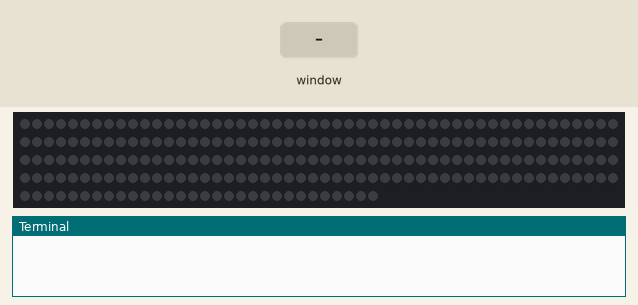
The program below on a simulated Raspberry Pi (BCM pin numbers). On the bench: 230 RGB LEDs in strip order, left to right, continuing on the next row, the last lines printed to the terminal. The inputs (shaded band) are chosen by the test bench. The desktop window is not drawn, its controls go by their first labels and the mouse button is held 0.15 s; threads take turns every 2 ms.

Above: at 1.2 s.
1.3 s: control labelled "preset 1" in the window clicked
At 1.46 s:
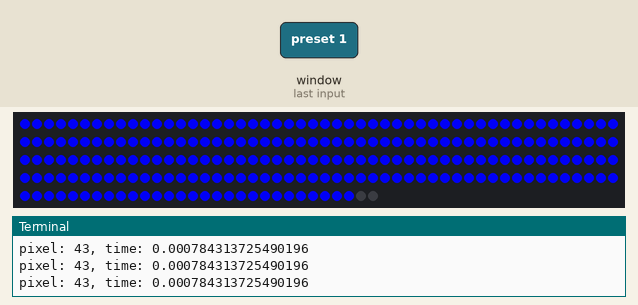
3.7 s: control labelled "LED ON" in the window clicked
At 3.89 s:
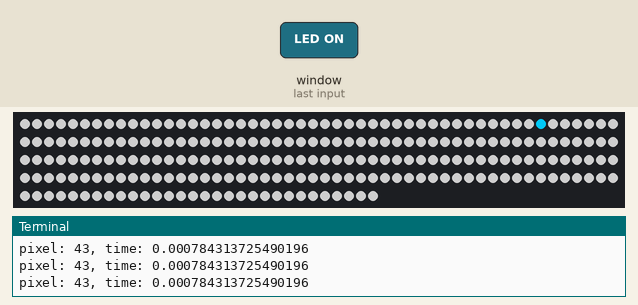
6.1 s: control labelled "LED OFF" in the window clicked
At 6.32 s:
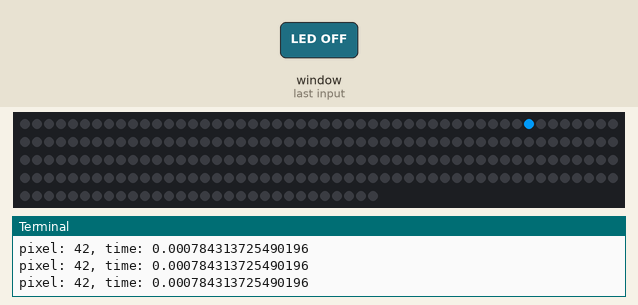
8.5 s: control labelled "Red +" in the window clicked
At 8.75 s:
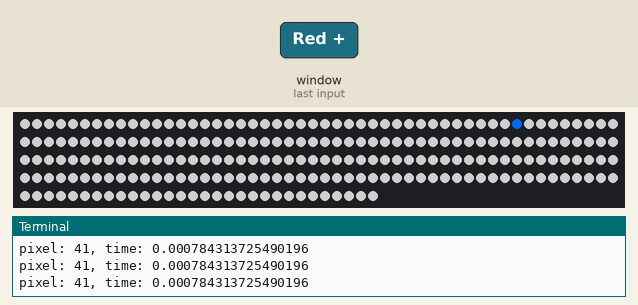
10.1 s: control labelled "Red -" in the window clicked
11.6 s: control labelled "Green +" in the window clicked
Timing chart, 0 to 14.1 s (numbered marks = the images above; inputs shaded):
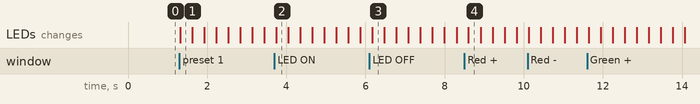

The program:

gui2.py
```python
import tkinter as tk
import tkinter.font as TkFont
import threading
import time
import board
import neopixel

pixel_pin = board.D18
num_pixels = 230
ORDER = neopixel.GRB

liveRed = 128
liveGreen = 128
liveBlue = 128

winHeight = 450
myrepeat = 25

pixels = neopixel.NeoPixel(
    pixel_pin, num_pixels, brightness=0.9, auto_write=False, pixel_order=ORDER
)

window = tk.Tk()
myFont = TkFont.Font(family = 'Helvetica', size = 28, weight = 'bold')


def ledON():
	global liveRed, liveGreen, liveBlue
	print("LED ON button pressed")
	pixels.fill((liveRed, liveGreen, liveBlue))
	pixels.show()

def ledOFF():
	global liveRed, liveGreen, liveBlue
	print("LED OFF button pressed")
	pixels.fill((0, 0, 0))
	pixels.show()

def ledRedUp():
	global liveRed, liveGreen, liveBlue
	if liveRed < 255 :
		liveRed = liveRed + 1
	print("LED red up button pressed, red:{red} green:{green} blue:{blue}".format(red=liveRed,green=liveGreen,blue=liveBlue))
	ledRedLabelButton["text"] = "Red: {red}".format(red=liveRed)
	pixels.fill((liveRed, liveGreen, liveBlue))
	pixels.show()

def ledRedDown():
	global liveRed, liveGreen, liveBlue
	if liveRed > 0 :
		liveRed = liveRed - 1
	print("LED red down button pressed, red:{red} green:{green} blue:{blue}".format(red=liveRed,green=liveGreen,blue=liveBlue))
	ledRedLabelButton["text"] = "Red: {red}".format(red=liveRed)
	pixels.fill((liveRed, liveGreen, liveBlue))
	pixels.show()

def ledGreenUp():
        global liveRed, liveGreen, liveBlue
        if liveGreen < 255 :
                liveGreen = liveGreen + 1
        print("LED green up button pressed, red:{red} green:{green} blue:{blue}".format(red=liveRed,green=liveGreen,blue=liveBlue))
        ledGreenLabelButton["text"] = "Green: {green}".format(green=liveGreen)
        pixels.fill((liveRed, liveGreen, liveBlue))
        pixels.show()

def ledGreenDown():
        global liveRed, liveGreen, liveBlue
        if liveGreen > 0 :
                liveGreen = liveGreen - 1
        print("LED green down button pressed, red:{red} green:{green} blue:{blue}".format(red=liveRed,green=liveGreen,blue=liveBlue))
        ledGreenLabelButton["text"] = "Green: {green}".format(green=liveGreen)
        pixels.fill((liveRed, liveGreen, liveBlue))
        pixels.show()

def ledBlueUp():
        global liveRed, liveGreen, liveBlue
        if liveBlue < 255 :
                liveBlue = liveBlue + 1
        print("LED Blue up button pressed, red:{red} green:{green} blue:{blue}".format(red=liveRed,green=liveGreen,blue=liveBlue))
        ledBlueLabelButton["text"] = "Blue: {blue}".format(blue=liveBlue)
        pixels.fill((liveRed, liveGreen, liveBlue))
        pixels.show()

def ledBlueDown():
        global liveRed, liveGreen, liveBlue
        if liveBlue > 0 :
                liveBlue = liveBlue - 1
        print("LED Blue down button pressed, red:{red} green:{green} blue:{blue}".format(red=liveRed,green=liveGreen,blue=liveBlue))
        ledBlueLabelButton["text"] = "Blue: {blue}".format(blue=liveBlue)
        pixels.fill((liveRed, liveGreen, liveBlue))
        pixels.show()


def exitProgram():
	print("Exit Button pressed")
	pixels.fill((0, 0, 0))
	pixels.show()
	window.quit()

def myPixel(x):
        # first strand starts at top and goes down
        # this allows linear address from end to end
        if x <= 43:
                x = 43 - x
        return x


def loadPreset():
        #0-43 top to bottom Right
        #44-185 right to left
        #186-229 top to bottom Left
        print("preset 1 pressed")
        t1=threading.Thread(target=northernLights)
        t1.start()

        #for x in range(0, 43):
        #        pixels[x] = (0,0,255)
        #for x in range(44, 185):
        #        pixels[x]= (0,255,255)
        #for x in range(186,229):
        #        pixels[x] = (0,0,255)
        #pixels.show()

def fade(pixel, fadeTime = 0.2,fadeStart = 0,fadeEnd = 255):
        if fadeEnd > fadeStart:
                dist = fadeEnd - fadeStart
        else:
                dist = fadeStart - fadeEnd
        fadeLength = 1/(dist/fadeTime)
        for x in range(fadeStart, fadeEnd):
                pixels[pixel] = (0,x,255)
                pixels.show()
                print("pixel: {pixel}, time: {fadeLength}".format(pixel=pixel,fadeLength=fadeLength ))
                time.sleep(fadeLength)


def northernLights():
        #0-43 top to bottom Right
        #44-185 right to left
        #186-229 top to bottom Left
        print("preset 1 pressed")
        for x in range(0, 228):
                pixels[x] = (0,0,255)
        pixels.show()
        for x in range(0,228):
                print (x)
                fade(myPixel(x))
                if x < 43:
                        fade(myPixel(x) + 1, fadeStart = 255, fadeEnd = 0)
                elif x == 44:
                        fade(myPixel(x - 1), fadeStart = 255, fadeEnd = 0)
                else:
                        fade(myPixel(x) - 1, fadeStart = 255, fadeEnd = 0)


frameONOFF = tk.Frame(master=window, width=200, height=winHeight, bg="gray")

exitButton  = tk.Button(frameONOFF, text = "Exit", font = myFont, command = exitProgram, height =2 , width = 6)
exitButton.pack(side = tk.BOTTOM)

ledONButton = tk.Button(frameONOFF, text = "LED ON", font = myFont, command = ledON, height = 2, width =8 )
ledONButton.pack(side = tk.TOP)
ledONButton = tk.Button(frameONOFF, text = "LED OFF", font = myFont, command = ledOFF, height = 2, width =8 )
ledONButton.pack(side = tk.TOP)

frameONOFF.pack(fill=tk.Y, side=tk.LEFT)

frameRED = tk.Frame(master=window, width=200, bg="red")
ledRedUpButton = tk.Button(frameRED, text = "Red +", repeatdelay=500, repeatinterval=myrepeat, font = myFont, command = ledRedUp, height = 2, width =8 )
ledRedUpButton.pack(side = tk.TOP)
ledRedLabelButton = tk.Button(frameRED, text = "Red: {red}".format(red=liveRed), font = myFont, height = 2, width =8 )
ledRedLabelButton.pack(side = tk.TOP)
ledRedDownButton = tk.Button(frameRED, text = "Red -", repeatdelay=500, repeatinterval=myrepeat, font = myFont, command = ledRedDown, height = 2, width =8 )
ledRedDownButton.pack(side = tk.TOP)
frameRED.pack(fill=tk.Y, side=tk.LEFT)

frameGREEN = tk.Frame(master=window, width=200, bg="green")
ledGreenUpButton = tk.Button(frameGREEN, text = "Green +", repeatdelay=500, repeatinterval=myrepeat, font = myFont, command = ledGreenUp, height = 2, width =8 )
ledGreenUpButton.pack(side = tk.TOP)
ledGreenLabelButton = tk.Button(frameGREEN, text = "Green: {green}".format(green=liveGreen), font = myFont, height = 2, width =8 )
ledGreenLabelButton.pack(side = tk.TOP)
ledGreenDownButton = tk.Button(frameGREEN, text = "Green -", repeatdelay=500, repeatinterval=myrepeat, font = myFont, command = ledGreenDown, height = 2, width =8 )
ledGreenDownButton.pack(side = tk.TOP)
frameGREEN.pack(fill=tk.Y, side=tk.LEFT)

frameBLUE = tk.Frame(master=window, width=200, bg="blue")
ledBlueUpButton = tk.Button(frameBLUE, text = "Blue +", repeatdelay=500, repeatinterval=myrepeat, font = myFont, command = ledBlueUp, height = 2, width =8 )
ledBlueUpButton.pack(side = tk.TOP)
ledBlueLabelButton = tk.Button(frameBLUE, text = "Blue: {blue}".format(blue=liveBlue), font = myFont, height = 2, width =8 )
ledBlueLabelButton.pack(side = tk.TOP)
ledBlueDownButton = tk.Button(frameBLUE, text = "Blue -", repeatdelay=500, repeatinterval=myrepeat, font = myFont, command = ledBlueDown, height = 2, width =8 )
ledBlueDownButton.pack(side = tk.TOP)
ledPreset1Button = tk.Button(frameBLUE, text = "preset 1", font = myFont, command = loadPreset, height = 2, width =8 )
ledPreset1Button.pack(side = tk.BOTTOM)
frameBLUE.pack(fill=tk.Y, side=tk.LEFT)

window.attributes('-fullscreen', True)
window.mainloop()
```

Measured:
- after the input at 1.3 s, the LEDs: change at once (image 1)
- after the input at 3.7 s, the LEDs: change at once (image 2)
- after the input at 6.1 s, the LEDs: change after 0.07 s (image 3)
- after the input at 8.5 s, the LEDs: change after 0.10 s (image 4)
